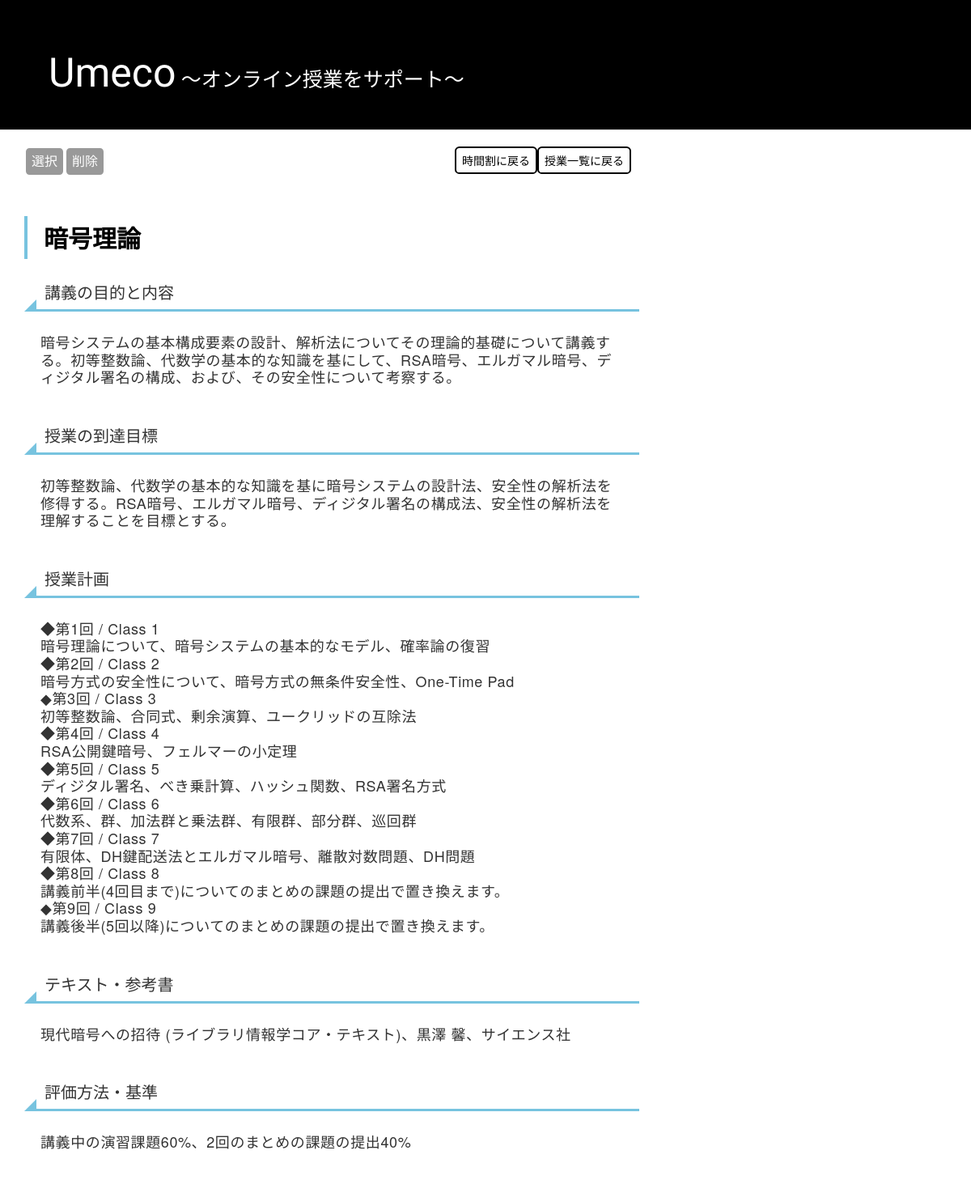
The page /post4/1/ on the database its author committed.
### blog/models.py (models this page shows, shortened)
class Post4(models.Model):
    author = models.ForeignKey(settings.AUTH_USER_MODEL, on_delete=models.CASCADE)
    title = models.CharField(max_length=200)
    text = models.TextField()
    pursose = models.TextField()
    terget = models.TextField()
    course = models.TextField()
    textbook = models.TextField()
    evaluation = models.TextField()
    created_date = models.DateTimeField(default=timezone.now)
    published_date = models.DateTimeField(blank=True, null=True)
    time = models.CharField(max_length=20)
    t_mail = models.CharField(max_length=200)
    subjecturl =  models.TextField()
    sllabus = models.TextField()
    homework = models.TextField()
    lesson = models.TextField()
    regi = models.CharField(max_length=5)

### blog/views.py (the view)
# urls.py: path('post4/<int:pk>/', views.post_detail4, name='post_detail4'),
def post_detail4(request, pk):
    post4 = get_object_or_404(Post4, pk=pk)
    return render(request, 'blog/post_detail4.html', {'post4':post4})

### blog/templates/blog/post_detail4.html (shortened to what this page needs)
{% extends 'blog/base.html' %}
{% block content %}
 <div>
  <a href="{% url 'post_list4' %}" class="back">
    授業一覧に戻る
  </a>
  <a href="{% url 'course' %}" class="back">
    時間割に戻る
  </a>
</div>
<div class="post">
  <div style="display:inline-flex" class="sel_del">
    <form action="{% url 'select4' pk=post4.pk %}" method="POST">
      <input class="submit" type="submit" value="選択">
    </form>
    <form action="{% url 'delete4' pk=post4.pk %}" method="POST">
      <input class="submit" type="submit" value="削除">
    </form>
  </div>
   <h2>{{post4.title}}</h2>
   <h3>講義の目的と内容</h3>
   <h4>{{post4.pursose}}</h4>
   <h3>授業の到達目標</h3>
   <h4>{{post4.terget}}</h4>
  <h3>授業計画</h3>
  <h4>{{post4.course|linebreaksbr}}</h4>
  <h3>テキスト・参考書</h3>
  <h4>{{post4.textbook}}</h4>
  <h3>評価方法・基準</h3>
  <h4>{{post4.evaluation}}</h4>
</div>
{% endblock %}

### blog/static/css/class.css (style rules this page uses)
body { margin:0; margin-bottom:5%; }
.back { display:inline-block; border-radius: 0.4em; margin-bottom:15px; border: 2px solid; color:black; padding:5px 7px; float:right; }
.post h2 { font-weight:bolder; padding: 1rem 2rem; border-left: 4px solid rgb(119, 195, 223); color: black; }
.post h3 { font-size:20px; padding-top:10px; padding-bottom:10px; position: relative; padding-left: 25px; }
.post h4 { letter-spacing:0.6px; line-height:1.2em; }
h3:before { position: absolute; content: ''; bottom: -3px; left: 0; width: 0; height: 0; border: none; border-left: solid 15px transparent; border-bottom: solid 15px rgb(119, 195, 223); }
h3:after { position: absolute; content: ''; bottom: -3px; left: 10px; width: 100%; border-bottom: solid 3px rgb(119, 195, 223); }
.post h4 { padding: 20px; }
.submit { font-size : 12pt; text-align : center; cursor : pointer; padding : 5px 7px; background : #999999; color : #ffffff; display:inline-block; border-radius: 0.4em; margin-bottom:15px; border: 2px solid; }

### rows shown on the page
Post4: title "暗号理論", pursose "暗号システムの基本構成要素の設計、解析法についてその理論的基礎について講義する。初等整数論、代数学の基本的な知識を基にして、RSA暗号、エルガマル暗号、ディジタル署名の構成、および、その安全性について考察する。", terget "初等整数論、代数学の基本的な知識を基に暗号システムの設計法、安全性の解析法を修得する。RSA暗号、エルガマル暗号、ディジタル署名の構成法、安全性の解析法を理解することを目標とする。", course "◆第1回 / Class 1 暗号理論について、暗号システムの基本的なモデル、確率論の復習 ◆第2回 / Class 2 暗号方式の安全性について、暗号方式の無条件安全性、One-Time Pad ◆第3回 / Class 3 初等整数論、合同式、剰余演算、ユークリッドの互除法 ◆第4回 / Class 4 RSA公開鍵暗号、フェルマーの小定理 ◆第5回 / Class 5 ディジタル署名、べき乗計算、ハッシュ関数、RSA署名方式 ◆第6回 / Class 6 代数系、群、加法群と乗法群、有限群、部分群、巡回群 ◆第7回 / Class 7 有限体、DH鍵配送法とエルガマル暗号、離散対数問題、DH問題 ◆第8回 / Class 8 講義前半(4回目まで)についてのまとめの課題の提出で置き換えます。 ◆第9回 / Class 9 講義後半(5回以降)についてのまとめの課題の提出で置き換えます。", textbook "現代暗号への招待 (ライブラリ情報学コア・テキスト)、黒澤 馨、サイエンス社", evaluation "講義中の演習課題60%、2回のまとめの課題の提出40%"
